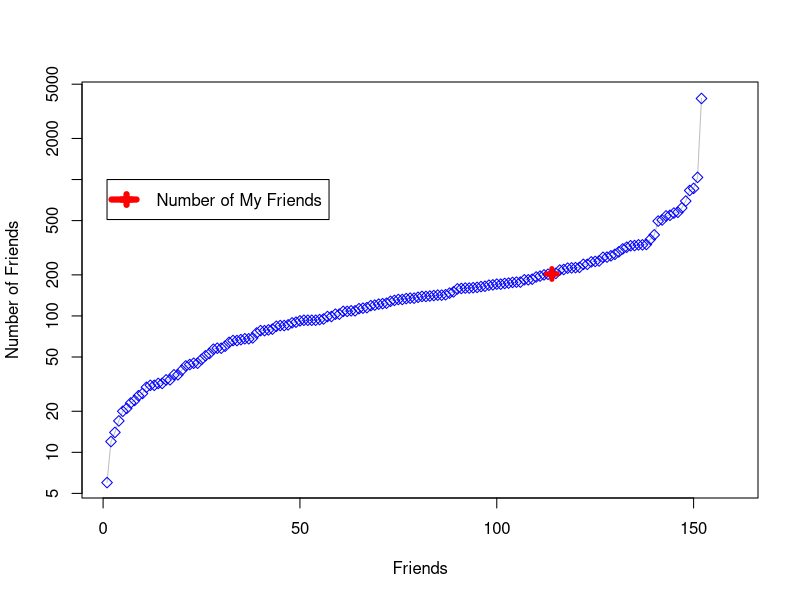

Write R code to recreate this figure.


x <- c(1, 160)
y <- c(6, 4000)
plot(x,y, type="n", xlab="Friends", ylab="Number of Friends" ,log="y") 

x1 <- c(1, 2, 3, 4, 5, 6, 7, 8, 9, 10, 11, 12, 13, 14, 15, 16, 17, 18, 19, 20, 21, 22, 23, 24, 25, 26, 27, 28, 29, 30, 31, 32, 33, 34, 35, 36, 37, 38, 39, 40,
 41, 42, 43, 44, 45, 46, 47, 48, 49, 50, 51, 52, 53, 54, 55, 56, 57, 58, 59, 60, 61, 62, 63, 64, 65, 66, 67, 68, 69, 70, 71, 72, 73, 74, 75, 76, 77, 78, 79, 80,
 81, 82, 83, 84, 85, 86, 87, 88, 89, 90, 91, 92, 93, 94, 95, 96, 97, 98, 99, 100, 101, 102, 103, 104, 105, 106, 107, 108, 109, 110, 111, 112, 113, 114, 115, 116,
 117, 118, 119, 120,  121, 122, 123, 124, 125, 126, 127, 128, 129, 130, 131, 132, 133, 134, 135, 136, 137, 138, 139, 140, 141, 142, 143, 144, 145, 146, 147, 148,
 149, 150, 151, 152)

y1 <- c(6, 12, 14, 17, 20, 21, 23, 24, 26, 27, 30, 31, 31, 32, 32, 34, 34, 37, 37, 40, 43, 44, 45, 45, 48, 51, 53, 57, 58, 58, 60, 64, 66, 66, 67, 68, 68, 69, 75,
 78, 78, 79, 80, 84, 85, 85, 86, 89, 90, 92, 93, 93, 93, 93, 94, 95, 99, 99, 103, 103, 108, 108, 109, 109, 113, 114, 115, 119, 120, 122, 123, 124, 128, 130, 132, 132,
 134, 135, 135, 137, 139, 139, 140, 141, 142, 142, 143, 147, 150, 158, 159, 160, 160, 161, 162, 164, 165, 168, 169, 171, 171, 173, 174, 176, 177, 177, 184, 184, 186,
 193, 196, 200, 202, 203, 205, 217, 219, 224, 225, 226, 227, 239, 239, 249, 251, 253, 269, 270, 276, 283, 295, 310, 319, 327, 328, 332, 332, 334, 364, 393, 496, 505, 
 541, 547, 568, 575, 619, 695, 831, 861, 1037, 3929)

lines(x1, y1, col='gray') 

points(x1, y1, col='blue',pch=5,lwd=1) 
# my information 
x2 <- c(114)
y2 <- c(203)

points(x2, y2, type="b", lwd=5, lty=5, col='red', pch=3)

#title("Speedup vs Map Order", "")

legend(1,1000, c("Number of My Friends"),  lwd=6, lty=8, col='red', pch=3);

mean(y1)
sd(y1)
median(y1)

